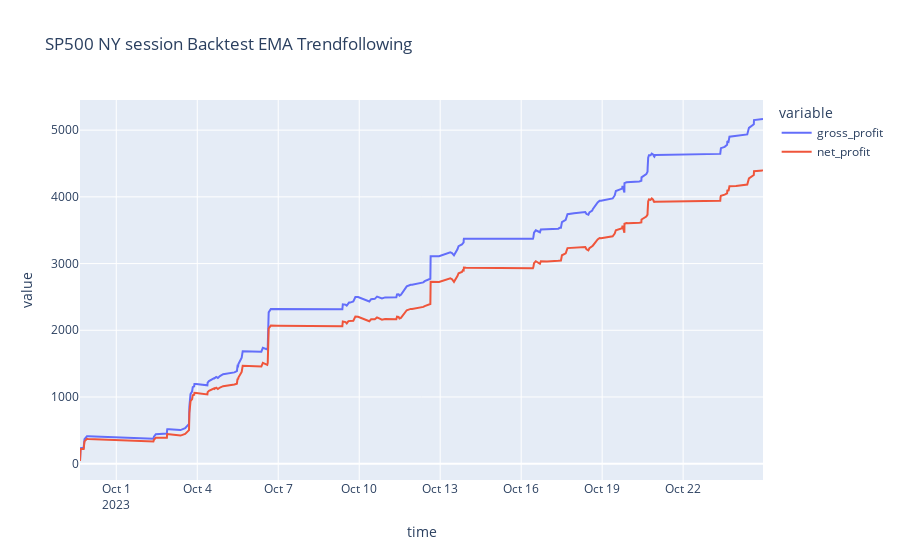

Notebook code cell kept with this figure:
### Code cell
px.line(bars3, 'time', ['gross_profit', 'net_profit'], title="SP500 NY session Backtest EMA Trendfollowing")

### Figure 1 — Plotly figure (JSON) as saved in the notebook; plotly's stock layout.template omitted (floating-point values rounded to 4 significant figures; data arrays with more than 128 entries replaced by an {"elided": "..."} marker saying what was removed)
{"data": [{"hovertemplate": "variable=gross_profit<br>time=%{x}<br>value=%{y}<extra></extra>", "legendgroup": "gross_profit", "line": {"color": "#636efa", "dash": "solid"}, "marker": {"symbol": "circle"}, "mode": "lines", "name": "gross_profit", "orientation": "v", "showlegend": true, "type": "scatter", "x": {"elided": "173 str values"}, "xaxis": "x", "y": {"elided": "173 float values"}, "yaxis": "y"}, {"hovertemplate": "variable=net_profit<br>time=%{x}<br>value=%{y}<extra></extra>", "legendgroup": "net_profit", "line": {"color": "#EF553B", "dash": "solid"}, "marker": {"symbol": "circle"}, "mode": "lines", "name": "net_profit", "orientation": "v", "showlegend": true, "type": "scatter", "x": {"elided": "173 str values"}, "xaxis": "x", "y": {"elided": "173 float values"}, "yaxis": "y"}], "layout": {"legend": {"title": {"text": "variable"}, "tracegroupgap": 0}, "title": {"text": "SP500 NY session Backtest EMA Trendfollowing"}, "xaxis": {"anchor": "y", "domain": [0, 1], "title": {"text": "time"}}, "yaxis": {"anchor": "x", "domain": [0, 1], "title": {"text": "value"}}}}
